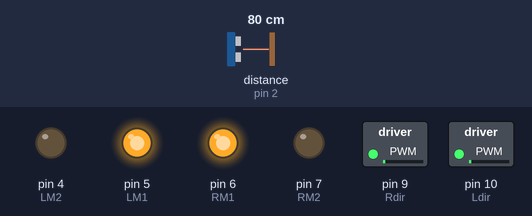
A sketch run on a simulated Arduino Uno, built with avr-gcc and run on an emulated ATmega328P. Parts: switched loads named in the sketch (green lamp = pin HIGH), output pins drawn as LEDs (lit = HIGH). Wiring (inferred from the names in the program): ultrasonic range finder: trigger pin 3; echo pin 2. Inputs (shaded band) come from the test bench; at power-on: distance to the obstacle (sensor on pin 2) 80 cm. The echo pulse lasts 58.3 µs per cm; pins used as bus, display or sensor lines are not drawn.

Above: at 1.2 s.
1.3 s: distance to the obstacle (sensor on pin 2) set to 2 cm
At 2.1 s:
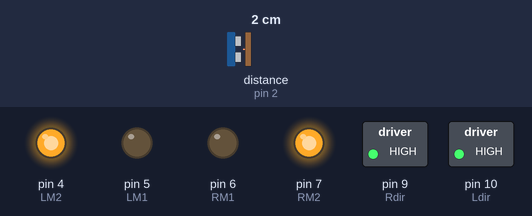
2.8 s: distance to the obstacle (sensor on pin 2) set to 4 cm
4.3 s: distance to the obstacle (sensor on pin 2) set to 7 cm
At 5.5 s:
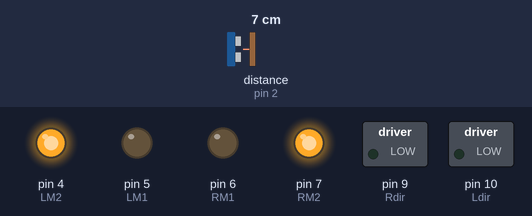
Timing chart, 0 to 7.3 s (numbered marks = the images above; inputs shaded):
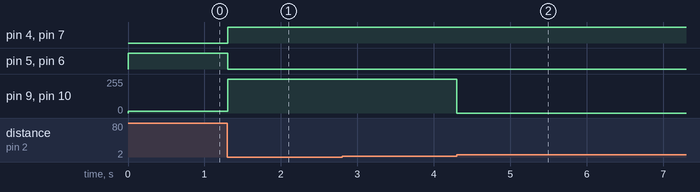

Measured:
- the behaviour switches between 5 and 6 cm on distance to the obstacle (sensor on pin 2) (found by bisection; images 1 and 2)
- after the input at 1.3 s, pin 4 (LM2), pin 7 (RM2): LOW → HIGH at once; pin 5 (LM1), pin 6 (RM1): HIGH → LOW at once; pin 9 (Rdir), pin 10 (Ldir): 13/255 → 255/255 at once
- after the input at 2.8 s, every drawn part: stays the same
- after the input at 4.3 s, pin 9 (Rdir), pin 10 (Ldir): 255/255 → 0/255 at once

The sketch:

DISTANCE_FOLLOWER.ino
```cpp
//define us
int trig = 3;
int echo = 2;
float duration , distance;
// define motor
int  LM1 = 5;
int  LM2 = 4;
int  Ldir = 10;
int  RM1 = 6;
int  RM2 = 7;
int  Rdir = 9;
// PID
double Kp = 1;
double Ki = 0.1;
double Kd = 0.1;
int setdistance = 10; // in cms
double error, lasterror, totalerror , pidvalue ;
       // intaial pid values


void setup() {
  // put your setup code here, to run once:
  // us parameters
  pinMode(trig, OUTPUT);
  pinMode(echo, INPUT);
  // motor parameters
  pinMode( LM1 ,OUTPUT);
   pinMode(LM2 ,OUTPUT);
    pinMode( RM1 ,OUTPUT);
     pinMode(RM2 ,OUTPUT);
      pinMode(Ldir ,OUTPUT);
       pinMode( Rdir,OUTPUT);
       // set motor spped = 0;
       analogWrite(Ldir , 0);
       analogWrite(Rdir , 0);
       // pid variables

}

void loop() {
  // put your main code here, to run repeatedly:
  // distance input by ultrasonic
  digitalWrite(trig,HIGH);
  delayMicroseconds(10);
  digitalWrite(trig,LOW);
  duration = pulseIn(echo, HIGH);
  distance = duration * 0.017;
  // calculate pid error
   lasterror = 0.0;
       totalerror = 0.0;
  error = distance - setdistance;
  // calculate pid  value
  pidvalue = Kd*error + Ki * totalerror + Kd * (error - lasterror) ;
  // update pid values
  lasterror = error;
  totalerror += error;

  // limit pid value
  pidvalue = constrain(pidvalue , -255 , 255);

  // set motot speed based on pid ;
  if(pidvalue >0){
    digitalWrite(LM1,HIGH);
     digitalWrite(LM2,LOW);
      digitalWrite(RM1,HIGH);
     digitalWrite(RM2,LOW);
  analogWrite(Ldir , pidvalue);
       analogWrite(Rdir , pidvalue);
  }
  else{
    digitalWrite(LM1,LOW);
     digitalWrite(LM2,HIGH);
      digitalWrite(RM1, LOW);
     digitalWrite(RM2, HIGH);
  analogWrite(Ldir , pidvalue);
       analogWrite(Rdir , pidvalue);
  }

}
```
